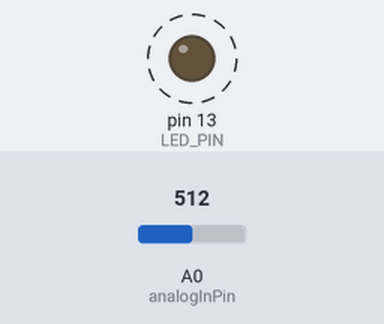
This sketch was run on a simulated Arduino Nano, built with avr-gcc and run on an emulated ATmega328P. On the bench: output pins drawn as LEDs (lit = HIGH). Dashed ring = blinking. Inputs (shaded band) come from the test bench; at power-on: A0 (analogInPin) = 512. What the sketch prints to the serial monitor is not drawn.

Above: at 0.5 s.
Timing chart, 0 to 4.6 s (numbered marks = the images above):
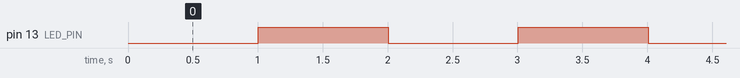

The sketch:

voltage.ino
```cpp
#if defined(_STDINT_H)
// esp32
const int analogInPin = A7;      // 35; 模拟输入引脚
const int LED_PIN = 2;           // LED_BUILTIN; // led连接到pwm输出引脚
const int sensorValueMax = 4095; // 12bit
#else
// arduino
const int analogInPin = A0;      // 模拟输入引脚
const int LED_PIN = 13;          // led连接到pwm输出引脚
const int sensorValueMax = 1023; // 10bit
#endif

// 有些电压检测模块可以使用第三方供电电压，可以是第三方供电、单片机输出电压管脚供电
// 如果自己拉电阻实现电压检测模块，就不需要额外供电了，也不需要定义宏
// #define USE_INPUT_VOLTAGE

#if defined(USE_INPUT_VOLTAGE)
// 外部供电电压作为参考电压，也有可能是5v
const float refVoltage = 3.32;
#else
// 单片机内部运行电压
const float refVoltage = 5.00;
#endif

// 检测模块缩小电压的倍数，30KΩ和一个7.5K欧姆电阻实现缩小5倍（比如模拟电压5V，检测模块的输入电压最大25V），要是对电阻质量没信息，应实测后给出
const float sensorModuleTimes = 1.0 / (7500.0 / (30000.0 + 7500.0)); // 5.00;// = 1/（R2 /（R1+R2））

int sensorValue = 0;     // 从引脚读到的值
float outputValue = 0.0; //输出到pwm脚的值

void setup()
{
  // 设置引脚为模拟输入模式
  // pinMode(analogInPin, INPUT);
  // 设置led脚输出pwm模式
  pinMode(LED_PIN, OUTPUT);
  //高电平，灯亮
  digitalWrite(LED_PIN, HIGH);

  Serial.begin(115200);
  Serial.println("voltage detection start");
}

void loop()
{
#if defined(_STDINT_H)
  Serial.println("----ESP32----");
#else
  Serial.println("----Arduino----");
#endif

  //读取模拟输入数值
  sensorValue = analogRead(analogInPin);
  // maybe more stable when the analog pin is read twice
  sensorValue = analogRead(analogInPin);

  // 在串口打印显示输入输出的数值
  Serial.print("sensor = ");
  Serial.print(sensorValue);
  Serial.print("\t voltage = ");
  // =（[数值]/4095）* [参考电压] / （R2 /（R1+R2））
  // 25@max=(4095@read / 4095@max) * (5V * 5@times)
  outputValue = ((float)sensorValue / sensorValueMax) * (refVoltage * sensorModuleTimes);
  Serial.println(outputValue);

  digitalWrite(LED_PIN, digitalRead(LED_PIN) ^ HIGH); //配置GPIO2端口为高电平，灯亮
  delay(1000);
}
```

Measured:
- by itself, pin 13 (LED_PIN): alternates HIGH for 1.0 s and LOW for 1.0 s
